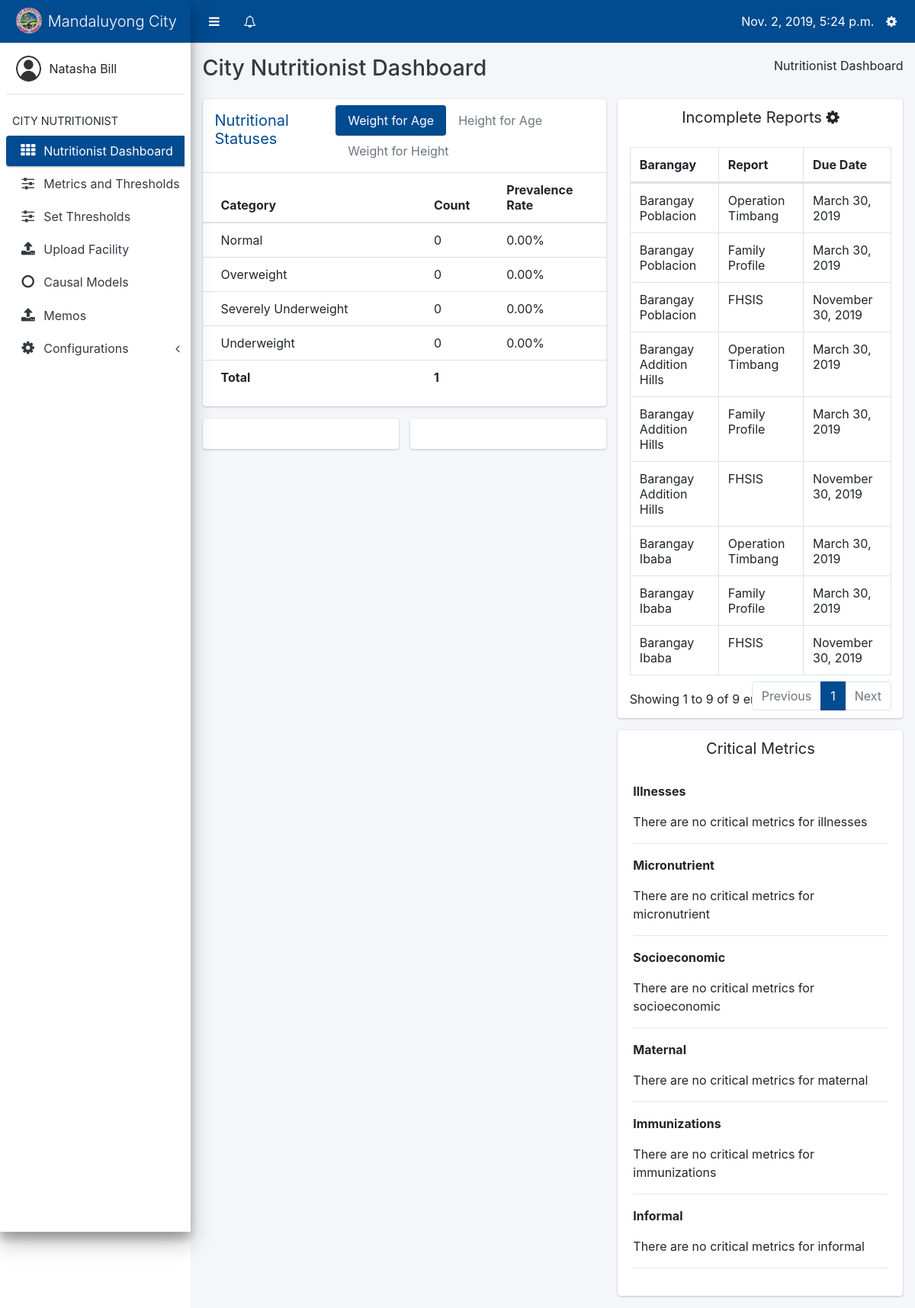
The app's page /nutritionist/ (signed in) with its own data.
### core/models.py (models this page shows, shortened)
class Profile(models.Model):
    user = models.OneToOneField(User, on_delete=models.CASCADE, related_name='profile')
    barangay = models.ForeignKey(Barangay, on_delete=models.CASCADE, null=True, blank=True)
    USER_TYPES = (
        ('Barangay Nutrition Scholar', 'Barangay Nutrition Scholar'),
        ('Nutritionist', 'Nutritionist'),
        ('Nutrition Program Coordinator', 'Nutrition Program Coordinator')
    )
    user_type = models.CharField(max_length=40, choices=USER_TYPES)

### datainput/models.py (models this page shows, shortened)
class Barangay(models.Model):
    name = models.CharField(max_length=100)
    @property
    def has_family_profile(self):
        return FamilyProfile.objects.filter(barangay=self, date__year=datetime.now().year).count() > 0
    @property
    def has_opt(self):
        return OperationTimbang.objects.filter(barangay=self, date__year=datetime.now().year).count() > 0
    @property
    def has_reweighed(self):
        patients = Patient.objects.filter(barangay=self)
        if patients.count() == 0:
            return False
        for patient in patients:
            try:
                mr = MonthlyReweighing.objects.get(patient=patient, date__month=datetime.now().month)
            except MonthlyReweighing.DoesNotExist:
                return False
        return True
    @property
    def has_fhsis(self):
        return FHSIS.objects.filter(barangay=self, date__month=datetime.now().month, date__year=datetime.now().year).count() > 0

### capstone/decorators.py (the view)
    def validate(request, *args, **kwargs):
        user_type = Profile.objects.get(user=request.user).user_type
        if user_type == 'Nutritionist':
            return function(request, *args, **kwargs)
        return HttpResponse('You are not a Nutritionist')

### core/templates/core/nutritionist_index.html (shortened to what this page needs)
{% extends 'core/nutritionist-layout.html' %}
{% block content %}
{% load static %}
<div class="content-wrapper" style="height: auto; margin-top: 57px;">
    <div class="content-header">
        <div class="container-fluid">
            <div class="row mb-2">
                <div class="col-sm-6">
                    <h1 class="m-0 text-dark">City Nutritionist Dashboard</h1>
                </div>
                <div class="col-sm-6">
                    <ol class="breadcrumb float-sm-right">
                        <li class="breadcrumb-item">Nutritionist Dashboard</li>
                    </ol>
                </div>
            </div>
        </div>
    </div>
    <section class="content">
        <div class="container-fluid">
            <div class="row">
                <div class="col-7">
                    <div class="row">
                        <div class="col-12">
                            <a href="{% url 'visualizations:city_nutritional_status' %}">
                                <div class="card">
                                    <div class="card-header no-border d-flex p-0 ui-sortable-handle">
                                        <h3 class="card-title p-3">
                                          Nutritional Statuses
                                        </h3>
                                        <ul class="nav nav-pills ml-auto p-2">
                                            <li class="nav-item">
                                                <a class="nav-link active" href="#wtag" data-toggle="tab">Weight for Age</a>
                                            </li>
                                            <li class="nav-item">
                                                <a class="nav-link" href="#htag" data-toggle="tab">Height for Age</a>
                                            </li>
                                            <li class="nav-item">
                                                <a class="nav-link" href="#wtht" data-toggle="tab">Weight for Height</a>
                                            </li>
                                        </ul>
                                    </div>
                                    <div class="card-body p-0">
                                        <div class="tab-content p-0">
                                            <div class="chart tab-pane active" id="wtag" style="position: relative;">
                                                <table class="table">
                                                    <thead>
                                                    <tr>
                                                        <th>Category</th>
                                                        <th style="width: 18%;">Count</th>
                                                        <th style="width: 27%;">Prevalence Rate</th>
                                                    </tr>
                                                    </thead>
                                                    <tbody>
                                                    {% for x in wfa %}
                                                        <tr>
                                                            {% for value in x %}
                                                                <td>{{ value }}</td>
                                                            {% endfor %}
                                                        </tr>
                                                    {% endfor %}
                                                    <tr>
                                                        <th>Total</th>
                                                        <th colspan="2">{{ wfa_total|floatformat }}</th>
                                                    </tr>
                                                    </tbody>
                                                </table>
                                            </div>
                                        </div>
                                    </div>
                                </div>
                            </a>
                        </div>
                    </div>
                    <div class="row">
                        <div class="col-6">
                            <a href="{% url 'visualizations:city_micronutrient' %}">
                                <div class="card">
                                    <div class="card-body">
                                    </div>
                                </div>
                            </a>
                        </div>
                        <div class="col-6">
                            <a href="{% url 'visualizations:children_care' %}">
                                <div class="card">
                                    <div class="card-body">
                                    </div>
                                </div>
                            </a>
                        </div>
                    </div>
                </div>
                <div class="col-5">
                    <div class="card">
                        <div class="card-header no-border" style="text-align: center;">
                            <h3 class="card-title">Incomplete Reports
                                <i data-toggle="modal" data-target="#set-deadline" class="nav-icon fa fa-cog" style="cursor: pointer;"></i>
                            </h3>
                        </div>
                        <div class="card-body p-2">
                            <table id="familyprofile_overview" class="table table-bordered dataTable">
                                <thead>
                                <tr>
                                    <th>Barangay</th>
                                    <th>Report </th>
                                    <th>Due Date</th>
                                </tr>
                                </thead>
                                <tbody>
                                {% for x in todo_list %}
                                <tr>
                                    <td>{{ x.barangay.name }}</td>
                                    <td>{{ x.report_name }}</td>
                                    <td>{{ x.due_date|date:"F d, Y" }}</td>
                                </tr>
                                {% endfor %}
                                </tbody>
                            </table>
                        </div>
                    </div>
                    <div class="card">
                        <div class="card-header no-border">
                            <h3 class="card-title text-center">Critical Metrics</h3>
                        </div>
                        <div class="card-body p2">
                            {% for category, data in criticals.items %}
                                <p class="font-weight-bold">{{ category.capitalize }}</p>
                                {% if data %}
                                    <table class="table table-bordered">
                                    <thead class="thead-dark">
                                        <tr>
                                            <th>Metric</th>
                                            <th class="text-right">Threshold</th>
                                            <th class="text-right">Value</th>
                                        </tr>
                                    </thead>
                                    <tbody>
                                        {% for value in data %}
                                            <tr>
                                                <td>{{ value.get_data_point }}</td>
                                                <td class="text-right">{{ value.threshold|floatformat:"0" }}</td>
                                                <td class="text-right">{{ value.get_total_value|floatformat:"0" }}</td>
                                            </tr>
                                        {% endfor %}
                                    </tbody>
                                </table>
                                {% else %}
                                    <p>There are no critical metrics for {{ category }}</p>
                                {% endif %}
                                <hr>
                            {% endfor %}
                        </div>
                    </div>
                </div>
            </div>
        </div>
    </section>
</div>
{% endblock %}

### core/templates/core/nutritionist-layout.html (shortened to what this page needs)
{% load static %}
<html>
    <head>
        <link rel="stylesheet" type="text/css" href="{% static 'core/plugins/bootstrap/css/bootstrap.css' %}">
        <link rel="stylesheet" type="text/css" href="{% static 'core/plugins/css/adminlte.css' %}">
        <link rel="stylesheet" type="text/css" href="{% static 'core/plugins/datatables/dataTables.bootstrap4.css' %}">
        <link rel="stylesheet" type="text/css" href="{% static 'core/plugins/font-awesome/css/font-awesome.css' %}">
        <link rel="stylesheet" type="text/css" href="{% static 'core/plugins/select2/select2.css' %}">
    </head>
    <body class="sidebar-mini" style="padding-right: 0 !important;">
        <div class="wrapper">
            <nav class="main-header navbar navbar-expand border-bottom navbar-light bg-primary" style="position: fixed; right: 0; left: 0;">
                <ul class="navbar-nav">
                    <li class="nav-item">
                        <a class="nav-link" data-widget="pushmenu" href="#" style="padding-top: 12px;"><i class="fa fa-bars"></i></a>
                    </li>
                    <li class="nav-item dropdown">
                        <a class="nav-link" data-toggle="dropdown" href="#" aria-expanded="false" style="padding-top: 12px;">
                            <i class="fa fa-bell-o"></i>
                        </a>
                    </li>
                </ul>
                <ul class="navbar-nav ml-auto">
                    <li class="nav-item mt-2">
                        {{ today }}
                    </li>
                    <li class="nav-item dropdown">
                        <a class="nav-link" data-toggle="dropdown" href="#" aria-expanded="true" style="padding-top: 12px;">
                            <i class="fa fa-cog"></i>
                        </a>
                    </li>
                </ul>
            </nav>
            <aside class="main-sidebar elevation-4 sidebar-light-primary" style="min-height: 620px;">
                <div class="brand-link bg-primary">
                    <img src="{% static 'core/images/com.png' %}" class="brand-image img-circle" style="opacity: .8">
                    <span class="brand-text font-weight-light">Mandaluyong City</span>
                </div>
                <div class="sidebar">
                    <div class="user-panel mt-3 pb-3 mb-3 d-flex">
                        <div class="image">
                            <img src="{% static 'core/images/usr.png' %}" class="img-circle" alt="User Image">
                        </div>
                        <div class="info">
                            <div class="d-block">{{ profile.user.first_name }} {{ profile.user.last_name }}</div>
                        </div>
                    </div>
                    <nav class="mt-2">
                        <ul class="nav nav-pills nav-sidebar flex-column" data-widget="treeview" role="menu" data-accordion="false">
                            <li class="nav-header">CITY NUTRITIONIST</li>
                            <li class="nav-item">
                                <a href="{% url 'core:nutritionist' %}" class="nav-link {% if active == 'db' %}active{% endif %}">
                                    <i class="nav-icon fa fa-th"></i>
                                    <p>Nutritionist Dashboard</p>
                                </a>
                                </li>
                            <li class="nav-item">
                                <a href="{% url 'datapreprocessing:index' %}" class="nav-link {% if active == 'mt' %}active{% endif %}">
                                    <i class="nav-icon fa fa-sliders"></i>
                                    <p>Metrics and Thresholds</p>
                                </a>
                            </li>
                            <li class="nav-item">
                                <a href="{% url 'datapreprocessing:set_thresholds' %}" class="nav-link {% if active == 'st' %}active{% endif %}">
                                    <i class="nav-icon fa fa-sliders"></i>
                                    <p>Set Thresholds</p>
                                </a>
                            </li>
                            <li class="nav-item">
                                <a href="{% url 'datainput:nutritionist_upload' %}" class="nav-link {% if active == 'du' %}active{% endif %}">
                                    <i class="nav-icon fa fa-upload"></i>
                                    <p>Upload Facility</p>
                                </a>
                                </li>
                            <li class="nav-item">
                                <a href="{% url 'causalmodel:index' 2018 %}" class="nav-link {% if active == 'mm' %}active{% endif %}">
                                    <i class="nav-icon fa fa-circle-o"></i>
                                    <p>Causal Models</p>
                                </a>
                            </li>
                            <li class="nav-item">
                                <a href="{% url 'core:memos' %}" class="nav-link {% if active == 'mm' %}active{% endif %}">
                                    <i class="nav-icon fa fa-upload"></i>
                                    <p>Memos</p>
                                </a>
                            </li>
                             <li class="nav-item has-treeview {% if active == 'arc' %}menu-open{% endif %}">
                            <a href="#" class="nav-link {% if active == 'arc' %}active{% endif %}">
                              <i class="nav-icon fa fa-cog"></i>
                              <p>
                                Configurations
                                <i class="right fa fa-angle-left"></i>
                              </p>
                            </a>
                            </li>
                        </ul>
                    </nav>
                </div>
            </aside>
            {% block content %}
            {% endblock %}
        </div>
    </body>
</html>

### records on screen
Profile: user.first_name "Natasha", user.last_name "Bill"
Barangay: barangay.name "Barangay Poblacion", report_name "Operation Timbang", due_date "March 30, 2019", report_name "Family Profile", report_name "FHSIS", due_date "November 30, 2019"
Barangay: barangay.name "Barangay Addition Hills", report_name "Operation Timbang", due_date "March 30, 2019", report_name "Family Profile", report_name "FHSIS", due_date "November 30, 2019"
Barangay: barangay.name "Barangay Ibaba", report_name "Operation Timbang", due_date "March 30, 2019", report_name "Family Profile", report_name "FHSIS", due_date "November 30, 2019"

### other values on screen
{{ value }} "Normal" "0" "0.00%" "Overweight" "0" "0.00%" "Severely Underweight" "0" "0.00%" "Underweight" "0" "0.00%"
{{ wfa_total|floatformat }} "1"
{{ category.capitalize }} "Illnesses" "Micronutrient" "Socioeconomic" "Maternal" "Immunizations" "Informal"
{{ category }} "illnesses" "micronutrient" "socioeconomic" "maternal" "immunizations" "informal"
